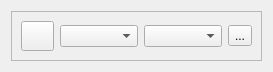
<?xml version="1.0" encoding="UTF-8"?>
<ui version="4.0">
 <class>SerialBox5_lite</class>
 <widget class="QWidget" name="SerialBox5_lite">
  <property name="geometry">
   <rect>
    <x>0</x>
    <y>0</y>
    <width>273</width>
    <height>72</height>
   </rect>
  </property>
  <layout class="QVBoxLayout" name="main_layout">
   <item>
    <widget class="QFrame" name="frame">
     <property name="frameShape">
      <enum>QFrame::StyledPanel</enum>
     </property>
     <property name="frameShadow">
      <enum>QFrame::Raised</enum>
     </property>
     <layout class="QHBoxLayout" name="horizontalLayout_3">
      <item>
       <widget class="QPushButton" name="btn_power">
        <property name="maximumSize">
         <size>
          <width>33</width>
          <height>70</height>
         </size>
        </property>
        <property name="checkable">
         <bool>true</bool>
        </property>
       </widget>
      </item>
      <item>
       <layout class="QHBoxLayout" name="horizontalLayout_2">
        <item>
         <layout class="QVBoxLayout" name="verticalLayout">
          <item>
           <layout class="QGridLayout" name="gridLayout">
            <item row="0" column="1">
             <widget class="QComboBox" name="BaudBox"/>
            </item>
            <item row="0" column="2">
             <widget class="QToolButton" name="btn_refresh">
              <property name="text">
               <string>...</string>
              </property>
             </widget>
            </item>
            <item row="0" column="0">
             <widget class="QComboBox" name="PortBox"/>
            </item>
           </layout>
          </item>
         </layout>
        </item>
        <item>
         <layout class="QVBoxLayout" name="layout_power"/>
        </item>
        <item>
         <layout class="QVBoxLayout" name="layout_right_LOG"/>
        </item>
       </layout>
      </item>
     </layout>
    </widget>
   </item>
   <item>
    <layout class="QVBoxLayout" name="layout_SEND"/>
   </item>
  </layout>
 </widget>
 <tabstops>
  <tabstop>PortBox</tabstop>
  <tabstop>btn_refresh</tabstop>
 </tabstops>
 <resources/>
 <connections/>
</ui>
